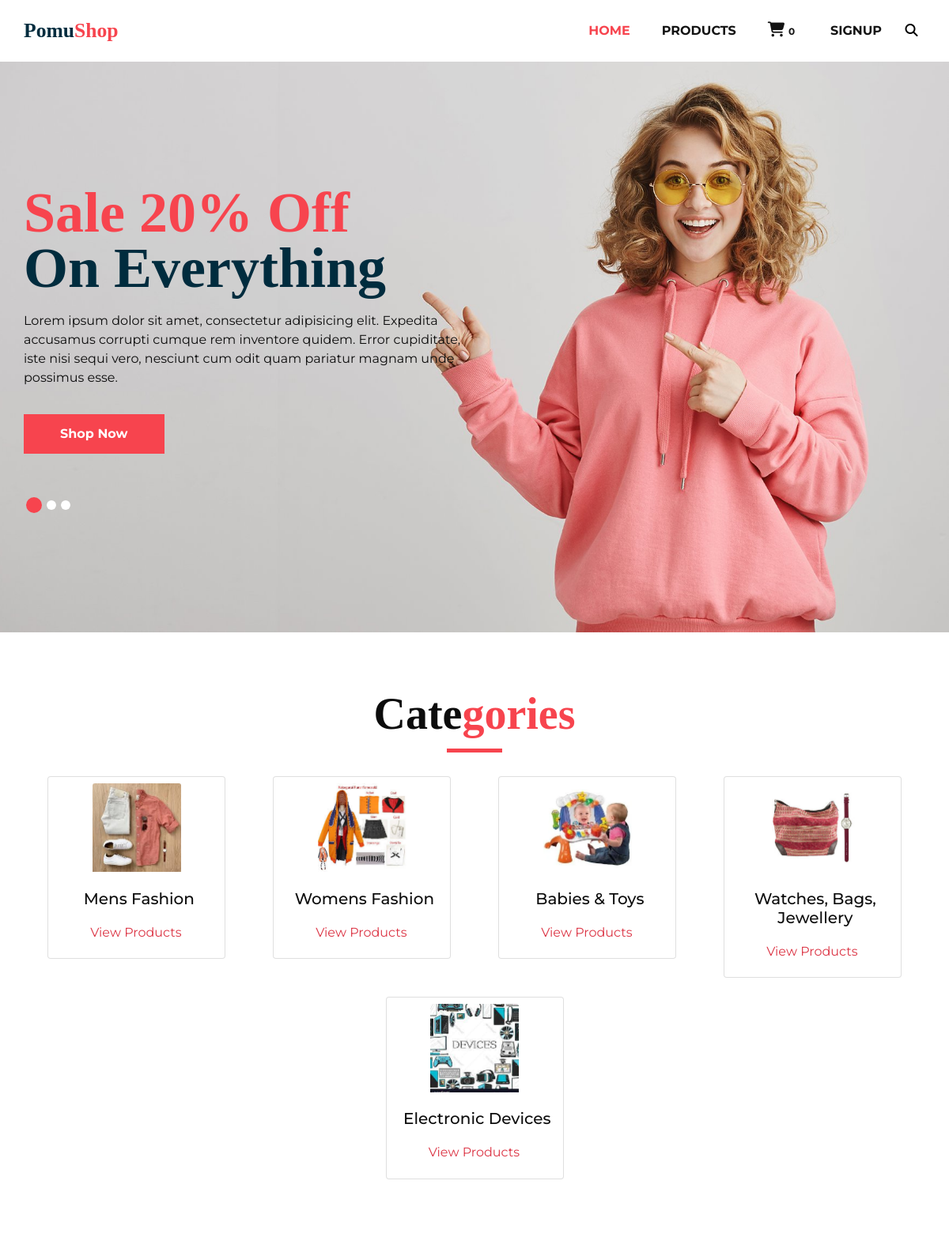
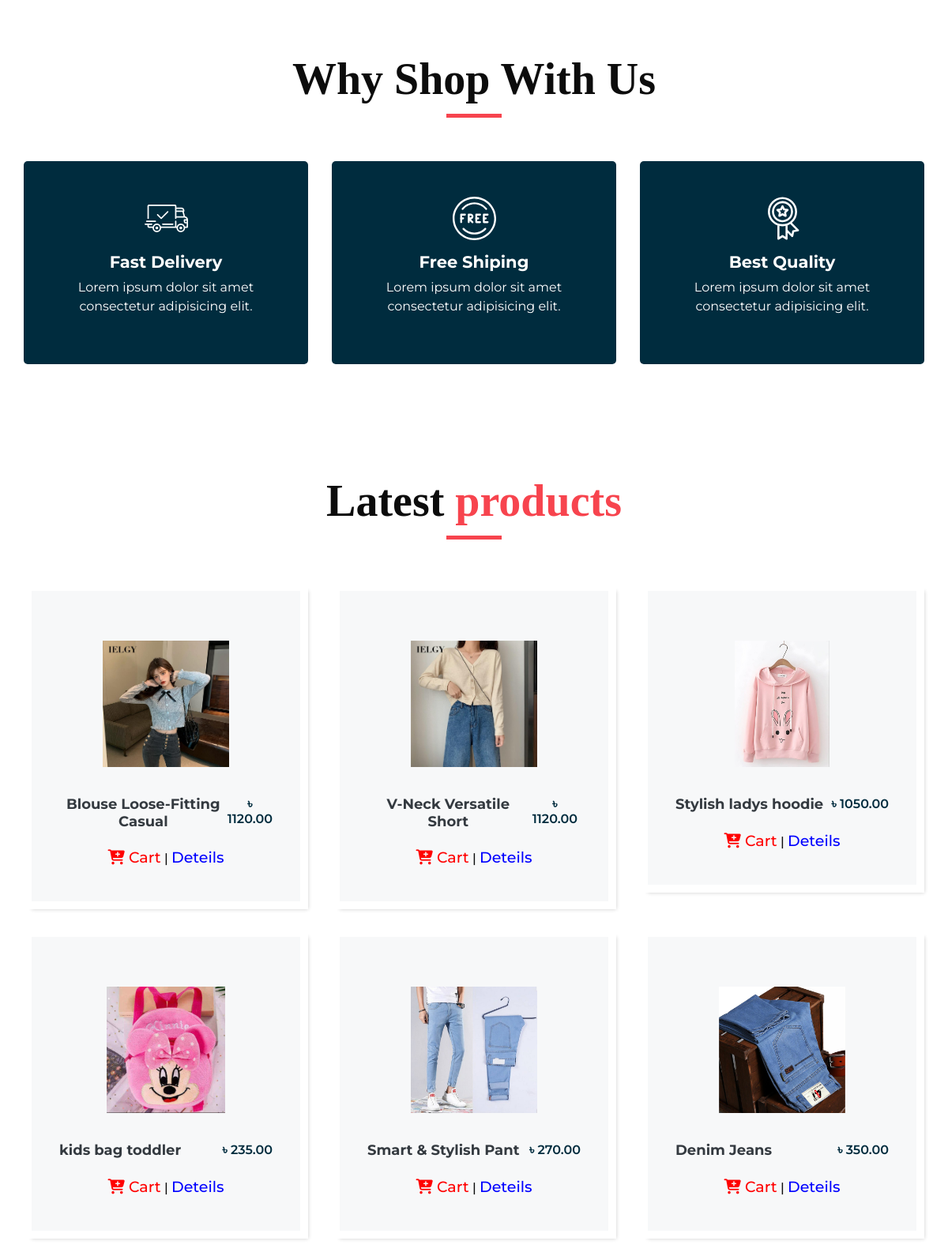
The page / (upper part) on the database its author committed (2 pictures, top to bottom).
### tables this page shows
CREATE TABLE `categories` (
  `id` int(11) NOT NULL,
  `name` varchar(128) NOT NULL,
  `description` text NOT NULL,
  `image` varchar(256) NOT NULL,
  `created_at` timestamp NOT NULL DEFAULT current_timestamp()
);

CREATE TABLE `products` (
  `id` int(11) NOT NULL,
  `sku` varchar(128) NOT NULL,
  `category_id` int(11) NOT NULL,
  `subcategory_id` int(11) NOT NULL,
  `name` varchar(256) NOT NULL,
  `description` text NOT NULL,
  `price` float(10,2) NOT NULL,
  `quantity` int(11) NOT NULL,
  `image` varchar(512) NOT NULL,
  `discount` int(11) NOT NULL DEFAULT 0,
  `letest_item` set('0','1') NOT NULL DEFAULT '1',
  `created_at` timestamp NOT NULL DEFAULT current_timestamp()
);

### include/products-section.php (the view, shortened to what this page needs)
<section class="product_section layout_padding">
   <div class="container">
      <div class="heading_container heading_center">
         <h2>
         Latest <span>products</span>
         </h2>
      </div>
      <div class="row justify-content-center ">
         <?php
         require "include/config.php";
         $selectQ = "select * from products where 	letest_item='1' order by created_at desc limit 20";
         $hotitems = $conn->query($selectQ);
         while ($row = $hotitems->fetch_assoc()) {
            echo  '<div class="col-sm-6 col-md-4 col-lg-4">
            <div class="box">
               <div class="img-box">
                  <img src="assets/Products/' . $row['image'] . '" class="pimage">
               </div>
               <div class="detail-box">
                  <h5><a href="javascript:void(0);" class="text-dark pname">' . $row['name'] . '</a></h5>
                  <h6>৳ <span class="pprice">' . $row['price'] . '</span></h6>
               </div>
               <h6 class="text-center mt-3">
               <a href="javascript:void(0);" data-id="' . $row['id'] . '" class="addToCart" style="font-size:19px;color:red;"><i class="fas fa-cart-plus"></i> Cart</a>
                |
                <a href="deteils.php?id=' . $row['id'] . '" class="ps-2" style="font-size:19px;color:blue;"> Deteils</a></h6>
            </div>
         </div>';
         };
         ?>
      </div>
   </div>
</section>

### include/categories.php
<section class="product_section layout_padding">
    <div class="container">
        <div class="heading_container heading_center">
            <h2>
                Cate<span>gories</span>
            </h2>
        </div>
        <div class="container">
            <div class="card-deck row justify-content-center">
                <?php
                require "include/config.php";
                $cq = "select * from categories where 1";
                $cqr = $conn->query($cq);
                while ($row = $cqr->fetch_assoc()) {
                    echo '<div class="col-xs-12 col-sm-6 col-md-3">
                <div class="card mb-4 text-center">
                    <div class="view overlay p-2">
                        <img class="card-img-top" src="assets/category/'. $row['image'] .'" alt="Categories" style="width:7em;">
                    </div>
                    <div class="card-body" style="margin: 0% 0% 0% 3%;padding: 6% 0%;">
                        <h5 class="card-title">'. $row['name'] .'</h5>
                        <a href="categoriesView.php?cat=' . $row['id'] . '" class="btn mr-2 text-danger">View Products</a>
                    </div>
                </div>
            </div>';
                };
                ?>
            </div>
        </div>
    </div>
</section>

### assets/css/style.css (style rules this page uses)
* { box-sizing: border-box; }
body { font-family: 'Montserrat', sans-serif; color: #0c0c0c; background-color: #ffffff; overflow-x: hidden; }
.layout_padding { padding: 70px 0; }
h1, h2 { font-family: 'Playfair Display', serif; }
.heading_container { display: -webkit-box; display: -ms-flexbox; display: flex; -webkit-box-orient: vertical; -webkit-box-direction: normal; -ms-flex-direction: column; flex-direction: column; -webkit-box-align: start; -ms-flex-align: start; align-items: flex-start; }
.heading_container h2 { position: relative; margin-bottom: 0; font-size: 3.5rem; font-weight: bold; }
.heading_container h2::after { content: ""; display: block; width: 70px; height: 5px; background: #f7444e; margin: 10px auto 10px; }
.heading_container h2 span { color: #f7444e; }
.heading_container.heading_center { -webkit-box-align: center; -ms-flex-align: center; align-items: center; text-align: center; }
a, a:hover, a:focus { text-decoration: none; }
.btn, .btn:focus { outline: none !important; -webkit-box-shadow: none; box-shadow: none; }
.product_section .heading_container { margin-bottom: 20px; }
.product_section .box { position: relative; margin-top: 25px; padding: 35px 35px; background-color: #f7f8f9; -webkit-transition: all .3s; transition: all .3s; overflow: hidden; box-shadow: 5px 5px 5px -5px rgba(0,0,0,.2); border: solid #fff 10px; }
.product_section .box .img-box { display: -webkit-box; display: -ms-flexbox; display: flex; -webkit-box-pack: center; -ms-flex-pack: center; justify-content: center; -webkit-box-align: center; -ms-flex-align: center; align-items: center; height: 215px; }
.product_section .box .img-box img { max-width: 100%; max-height: 160px; -webkit-transition: all .3s; transition: all .3s; }
.product_section .box .detail-box { text-align: center; display: -webkit-box; display: -ms-flexbox; display: flex; -webkit-box-pack: justify; -ms-flex-pack: justify; justify-content: space-between; }
.product_section .box .detail-box h5 { font-size: 18px; margin-top: 10px; }
.product_section .box .detail-box h6 { margin-top: 10px; color: #002c3e; font-weight: 600; }
.detail-box h5 { font-size: 21px; font-weight: 700; }

### assets/css/responsive.css (style rules this page uses)
@media (min-width: 1200px) { .container { max-width: 1170px; } }

### rows shown on the page
categories: image (picture), name "Mens Fashion"
categories: image (picture), name "Womens Fashion"
categories: image (picture), name "Babies & Toys"
categories: image (picture), name "Watches, Bags, Jewellery"
categories: image (picture), name "Electronic Devices"
products: image (picture), name "Blouse Loose-Fitting Casual", price "1120.00"
products: image (picture), name "V-Neck Versatile Short", price "1120.00"
products: image (picture), name "Stylish ladys hoodie", price "1050.00"
products: image (picture), name "kids bag toddler", price "235.00"
products: image (picture), name "Smart & Stylish Pant", price "270.00"
products: image (picture), name "Denim Jeans", price "350.00"
